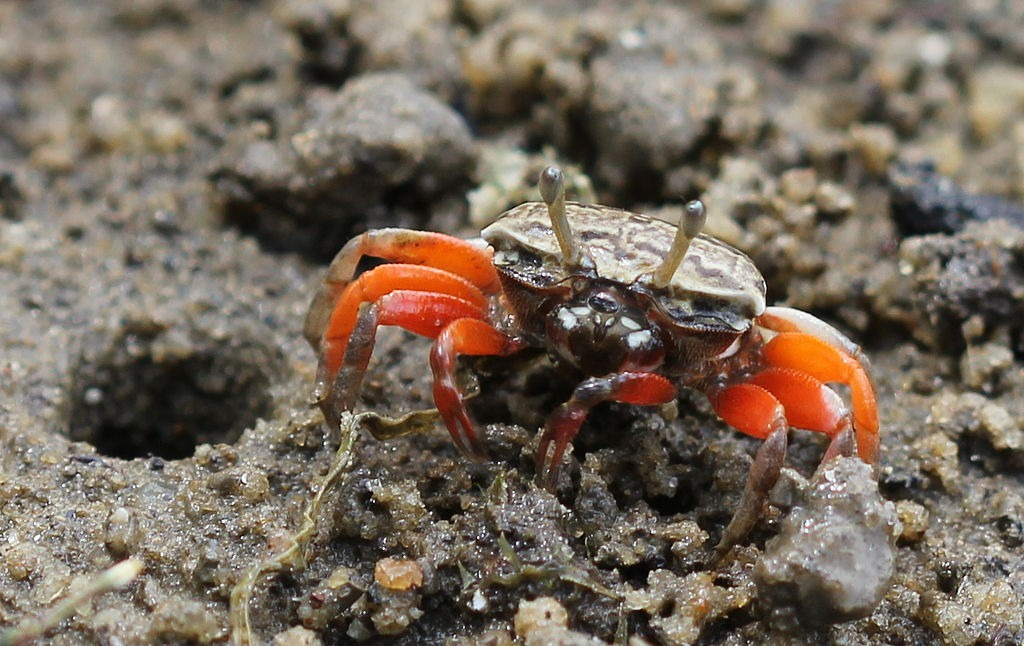
#> input picture data/ai_generated_v2/raw_real_fake_images_fake_000.png, 1024 x 646 px; its folder holds only this picture in this run
$ python optimized_detector.py
#> lines starting #> are read from the running program, lines starting #| are printed output that depends on the picture
#!/usr/bin/env python3
"""
Optimized Forensic Detector - based on research and empirical analysis.

Key insight from RESEARCH.md:
- Diffusion models show artifacts at periods 2, 4, 8
- AI images are smoother, lack high-frequency details
- DCT HF energy is the best single discriminator

From feature analysis:
- DCT HF mean: Real=1.86±1.70, Fake=0.89±1.01 (separation=0.357)
- Local variance: Real=514±332, Fake=412±222 (separation=0.185)
- Saturation: Real=95±42, Fake=76±45 (separation=0.222)

Strategy: Use z-score normalization and sigmoid scoring for continuous output.
"""

import cv2
import numpy as np
from scipy import ndimage
from typing import Dict, Tuple
import warnings
warnings.filterwarnings('ignore')


class OptimizedForensicDetector:
    """Optimized detector using research-backed features."""

    # Empirical distributions from ai_generated_v2 dataset
    STATS = {
        'dct_hf': {'real_mean': 1.86, 'real_std': 1.70, 'fake_mean': 0.89, 'fake_std': 1.01},
        'local_var': {'real_mean': 514, 'real_std': 332, 'fake_mean': 412, 'fake_std': 222},
        'saturation': {'real_mean': 95, 'real_std': 42, 'fake_mean': 76, 'fake_std': 45},
        'brightness': {'real_mean': 112, 'real_std': 19, 'fake_mean': 128, 'fake_std': 38},
    }

    def __init__(self):
        pass

    def analyze(self, image_path: str) -> Dict:
        """Analyze image and return fake probability."""
        img = cv2.imread(image_path)
        if img is None:
            raise ValueError(f"Could not load image: {image_path}")

        results = {}

        # Extract raw features
        dct_hf = self._extract_dct_hf(img)
        local_var = self._extract_local_variance(img)
        saturation = self._extract_saturation(img)
        brightness = self._extract_brightness(img)

        results['dct_hf_raw'] = dct_hf
        results['local_var_raw'] = local_var
        results['saturation_raw'] = saturation
        results['brightness_raw'] = brightness

        # Convert to fake probability using likelihood ratio
        # P(fake|feature) ∝ P(feature|fake) / P(feature|real)

        dct_score = self._feature_to_score(dct_hf, 'dct_hf', invert=True)  # Lower = more fake
        var_score = self._feature_to_score(local_var, 'local_var', invert=True)  # Lower = more fake
        sat_score = self._feature_to_score(saturation, 'saturation', invert=True)  # Lower = more fake
        bright_score = self._feature_to_score(brightness, 'brightness', invert=False)  # Higher = more fake

        results['dct_hf_score'] = dct_score
        results['local_var_score'] = var_score
        results['saturation_score'] = sat_score
        results['brightness_score'] = bright_score

        # Weighted combination - based on separation scores
        # DCT HF has best separation (0.357), then saturation (0.222), then local_var (0.185)
        weights = {
            'dct': 0.45,      # Best discriminator
            'sat': 0.25,      # Second best
            'var': 0.20,      # Third
            'bright': 0.10,   # Weakest
        }

        aggregate = (
            weights['dct'] * dct_score +
            weights['sat'] * sat_score +
            weights['var'] * var_score +
            weights['bright'] * bright_score
        )

        results['aggregate_score'] = float(np.clip(aggregate, 0, 1))

        return results

    def _extract_dct_hf(self, img: np.ndarray) -> float:
        """Extract DCT high-frequency energy."""
        ycrcb = cv2.cvtColor(img, cv2.COLOR_BGR2YCrCb)
        y = ycrcb[:, :, 0].astype(np.float32)
        h, w = y.shape

        h8, w8 = (h // 8) * 8, (w // 8) * 8
        if h8 < 16 or w8 < 16:
            return 1.0  # Default to neutral

        y = y[:h8, :w8]
        hf_energies = []

        for i in range(0, h8, 8):
            for j in range(0, w8, 8):
                block = y[i:i+8, j:j+8]
                dct = cv2.dct(block)
                # High frequency: bottom-right 4x4 of 8x8 DCT
                hf_energy = np.mean(np.abs(dct[4:, 4:]))
                hf_energies.append(hf_energy)

        return float(np.mean(hf_energies))

    def _extract_local_variance(self, img: np.ndarray) -> float:
        """Extract mean local variance (texture complexity)."""
        gray = cv2.cvtColor(img, cv2.COLOR_BGR2GRAY).astype(np.float32)

        kernel_size = 15
        local_mean = cv2.blur(gray, (kernel_size, kernel_size))
        local_sqr_mean = cv2.blur(gray ** 2, (kernel_size, kernel_size))
        local_var = local_sqr_mean - local_mean ** 2

        return float(np.mean(local_var))

    def _extract_saturation(self, img: np.ndarray) -> float:
        """Extract mean saturation."""
        hsv = cv2.cvtColor(img, cv2.COLOR_BGR2HSV)
        return float(np.mean(hsv[:, :, 1]))

    def _extract_brightness(self, img: np.ndarray) -> float:
        """Extract mean brightness."""
        gray = cv2.cvtColor(img, cv2.COLOR_BGR2GRAY)
        return float(np.mean(gray))

    def _feature_to_score(self, value: float, feature: str, invert: bool) -> float:
        """
        Convert raw feature to fake probability using likelihood ratio.

        Uses Gaussian assumption:
        score = P(value|fake) / (P(value|fake) + P(value|real))

        If invert=True, lower values indicate fake (so we flip the logic).
        """
        stats = self.STATS[feature]

        # Compute likelihoods (Gaussian PDF, but we only need ratio)
        def gaussian_log_likelihood(x, mean, std):
            if std < 1e-6:
                std = 1e-6
            return -0.5 * ((x - mean) / std) ** 2

        ll_fake = gaussian_log_likelihood(value, stats['fake_mean'], stats['fake_std'])
        ll_real = gaussian_log_likelihood(value, stats['real_mean'], stats['real_std'])

        # Softmax to get probability
        # P(fake) = exp(ll_fake) / (exp(ll_fake) + exp(ll_real))
        # = 1 / (1 + exp(ll_real - ll_fake))
        diff = ll_real - ll_fake

        # Clip to avoid overflow
        diff = np.clip(diff, -20, 20)

        score = 1.0 / (1.0 + np.exp(diff))

        return float(score)


def evaluate_detector():
    """Evaluate on the dataset."""
    from glob import glob
    import os

    detector = OptimizedForensicDetector()
    data_dir = "data/ai_generated_v2"

    images = glob(os.path.join(data_dir, "*.png"))

    real_scores = []
    fake_scores = []

    for img_path in sorted(images):
        filename = os.path.basename(img_path)
        is_fake = "images_fake_" in filename

        try:
            results = detector.analyze(img_path)
#> in analyze, img is the input picture: shape (646, 1024, 3); mean B, G, R 92.1, 105.9, 119
#> in _extract_dct_hf, `ycrcb = cv2.cvtColor(img, cv2.COLOR_BGR2YCrCb)`: ycrcb: shape (646, 1024, 3); mean of channels 0, 1, 2 108.3, 135.7, 118.9
#> in _extract_dct_hf, `y = ycrcb[:, :, 0].astype(np.float32)`:
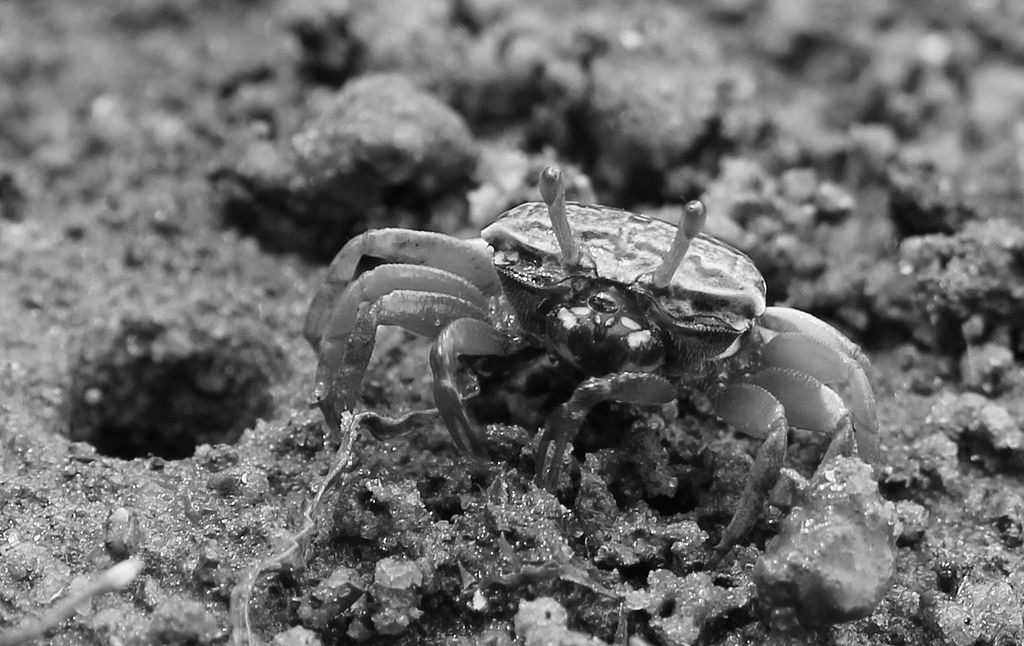
#> y: shape (646, 1024) float32; min 0, max 255, mean 108.3
#> in _extract_dct_hf, `y = y[:h8, :w8]`:
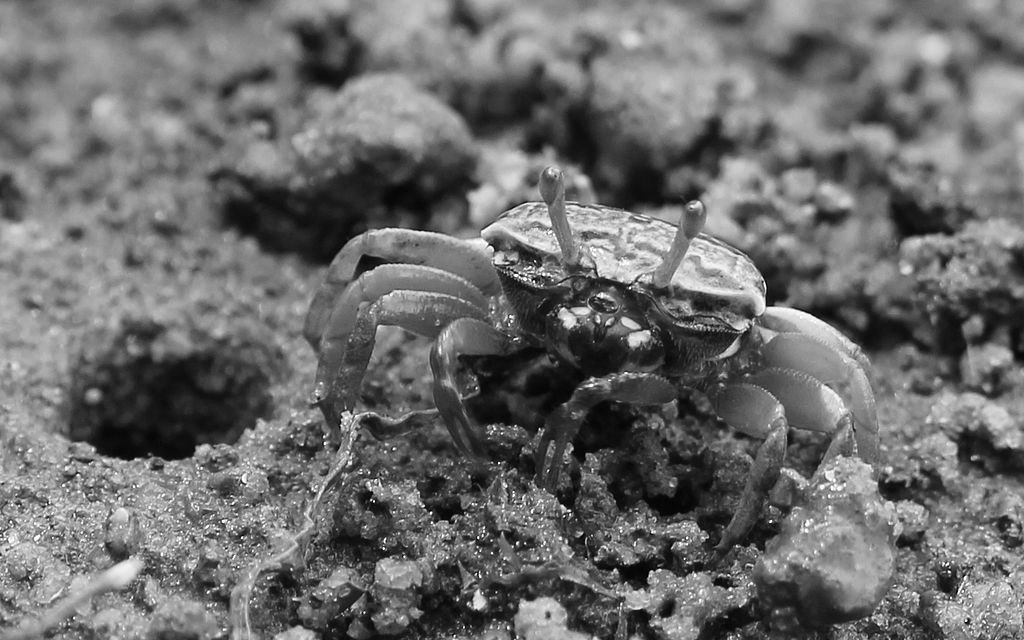
#> y: shape (640, 1024) float32; min 0, max 255, mean 108.4
#> after the loop in _extract_dct_hf, `for i in range(0, h8, 8):`: hf_energies = 10240 values, max 15.89 at index 7872, min 0 at index 126, mean 0.513
#> in analyze, `dct_hf = self._extract_dct_hf(img)`: dct_hf = 0.513
#> in _extract_local_variance, `local_mean = cv2.blur(gray, (kernel_size, kernel_size))`:
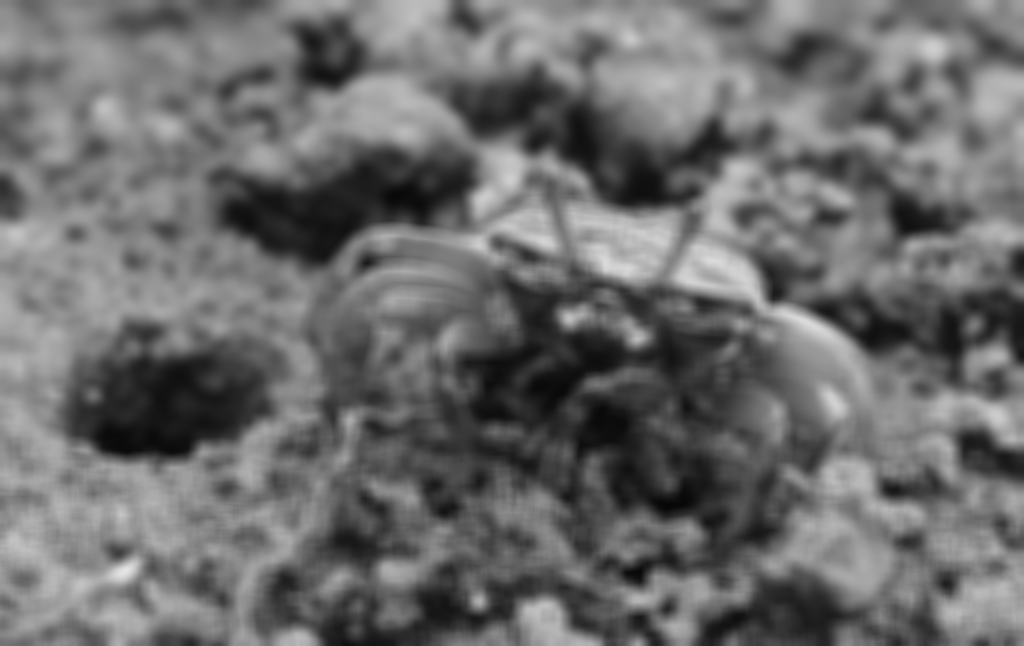
#> local_mean: shape (646, 1024) float32; min 6.91, max 229.1, mean 108.3
#> in _extract_local_variance, `local_sqr_mean = cv2.blur(gray ** 2, (kernel_size, kernel_size))`:
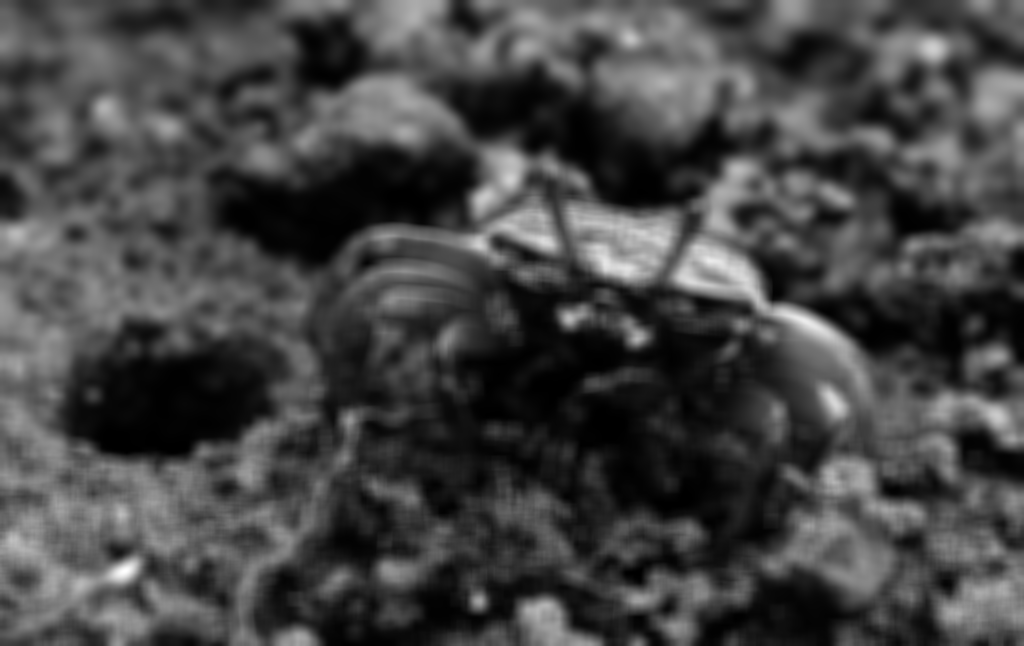
#> local_sqr_mean: shape (646, 1024) float32; min 51.34, max 52609.2, mean 14323.7; drawn with min black and max white
#> in _extract_local_variance, `local_var = local_sqr_mean - local_mean ** 2`:
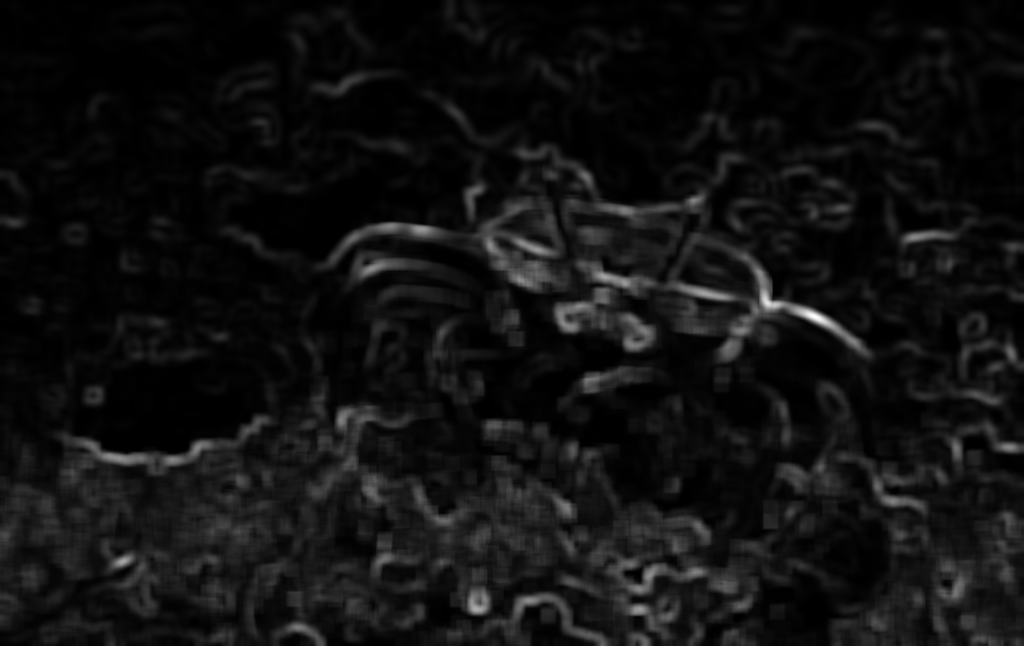
#> local_var: shape (646, 1024) float32; min 0.918, max 10381, mean 696.7; drawn with min black and max white
#> in analyze, `local_var = self._extract_local_variance(img)`: local_var = 696.7
#> in _extract_saturation, `hsv = cv2.cvtColor(img, cv2.COLOR_BGR2HSV)`: hsv: shape (646, 1024, 3); mean H, S, V 24.8, 62.4, 119.4
#> in analyze, `saturation = self._extract_saturation(img)`: saturation = 62.38
#> in analyze, `brightness = self._extract_brightness(img)`: brightness = 108.3
#> in _feature_to_score, `ll_fake = gaussian_log_likelihood(value, stats['fake_mean'], stats['fa..`: ll_fake = -0.0696
#> in _feature_to_score, `ll_real = gaussian_log_likelihood(value, stats['real_mean'], stats['re..`: ll_real = -0.314
#> in _feature_to_score, `diff = ll_real - ll_fake`: diff = -0.244
#> in _feature_to_score, `score = 1.0 / (1.0 + np.exp(diff))`: score = 0.561
#> in analyze, `var_score = self._feature_to_score(local_var, 'local_var', invert=True)`: var_score = 0.338
#> in analyze, `sat_score = self._feature_to_score(saturation, 'saturation', invert=Tr..`: sat_score = 0.564
#> in analyze, `bright_score = self._feature_to_score(brightness, 'brightness', invert..`: bright_score = 0.471
#> in analyze, `aggregate = ( weights['dct'] * dct_score + weights['sat'] * sat_score ..`: aggregate = 0.508
#> results = 9 items
            score = results["aggregate_score"]
#> score = 0.508

            if is_fake:
                fake_scores.append(score)
            else:
                real_scores.append(score)

        except Exception as e:
            print(f"Error: {filename}: {e}")

    print("\n" + "="*60)
    print("OPTIMIZED DETECTOR RESULTS (Likelihood Ratio)")
    print("="*60)
    print(f"\nReal (n={len(real_scores)}): {np.mean(real_scores):.3f} ± {np.std(real_scores):.3f}")
    print(f"Fake (n={len(fake_scores)}): {np.mean(fake_scores):.3f} ± {np.std(fake_scores):.3f}")
#| Fake (n=1): 0.508 ± 0.000
    print(f"Separation: {np.mean(fake_scores) - np.mean(real_scores):.3f}")
#| Separation: nan

    # Find best threshold
    best_acc = 0
    best_thresh = 0.5
    best_f1 = 0

    all_scores = real_scores + fake_scores
#> all_scores = [0.508]
    all_labels = [0] * len(real_scores) + [1] * len(fake_scores)
#> all_labels = [1]

    for thresh in np.arange(0.2, 0.8, 0.01):
        tp = sum(1 for s, l in zip(all_scores, all_labels) if s >= thresh and l == 1)
        tn = sum(1 for s, l in zip(all_scores, all_labels) if s < thresh and l == 0)
        fp = sum(1 for s, l in zip(all_scores, all_labels) if s >= thresh and l == 0)
        fn = sum(1 for s, l in zip(all_scores, all_labels) if s < thresh and l == 1)

        acc = (tp + tn) / (tp + tn + fp + fn)
        precision = tp / (tp + fp) if (tp + fp) > 0 else 0
        recall = tp / (tp + fn) if (tp + fn) > 0 else 0
        f1 = 2 * precision * recall / (precision + recall) if (precision + recall) > 0 else 0

        if acc > best_acc:
            best_acc = acc
            best_thresh = thresh
        if f1 > best_f1:
            best_f1 = f1
#> this loop made 61 passes
#> (tp, fn, acc, precision, recall, f1, best_acc, best_f1) on pass 1: (1, 0, 1, 1, 1, 1, 1, 1)
#> (tp, fn, acc, precision, recall, f1) on passes 2 to 7: (1, 0, 1, 1, 1, 1), (1, 0, 1, 1, 1, 1), (1, 0, 1, 1, 1, 1), (1, 0, 1, 1, 1, 1), (1, 0, 1, 1, 1, 1), (1, 0, 1, 1, 1, 1)
#> after the loop, best_acc = 1; best_f1 = 1; best_thresh = 0.2

    print(f"\nBest threshold: {best_thresh:.2f}")
#| Best threshold: 0.20
    print(f"Best accuracy:  {best_acc*100:.1f}%")
#| Best accuracy:  100.0%
    print(f"Best F1:        {best_f1:.3f}")
#| Best F1:        1.000

    # Per-feature analysis
    print("\n" + "="*60)
    print("PER-FEATURE PERFORMANCE")
    print("="*60)

    for feature in ['dct_hf', 'local_var', 'saturation', 'brightness']:
        real_feat = []
        fake_feat = []

        for img_path in sorted(images):
            filename = os.path.basename(img_path)
            is_fake = "images_fake_" in filename

            try:
                results = detector.analyze(img_path)
                score = results[f"{feature}_score"]
#> score = 0.561

                if is_fake:
                    fake_feat.append(score)
                else:
                    real_feat.append(score)
            except:
                pass

        # Find best accuracy for this feature alone
        all_feat = real_feat + fake_feat
#> all_feat = [0.561]
        best_feat_acc = 0
        for thresh in np.arange(0.2, 0.8, 0.01):
            correct = sum(1 for s in real_feat if s < thresh) + sum(1 for s in fake_feat if s >= thresh)
            acc = correct / len(all_feat)
            if acc > best_feat_acc:
                best_feat_acc = acc
#> this loop made 61 passes
#> (correct, acc, best_feat_acc) on pass 1: (1, 1, 1)
#> (correct, acc) on passes 2 to 7: (1, 1), (1, 1), (1, 1), (1, 1), (1, 1), (1, 1)
#> after the loop, best_feat_acc = 1

        print(f"{feature:12s}: Real={np.mean(real_feat):.3f}, Fake={np.mean(fake_feat):.3f}, "
              f"Sep={np.mean(fake_feat)-np.mean(real_feat):.3f}, Acc={best_feat_acc*100:.1f}%")
#| dct_hf      : Real=nan, Fake=0.561, Sep=nan, Acc=100.0%


if __name__ == "__main__":
    evaluate_detector()
